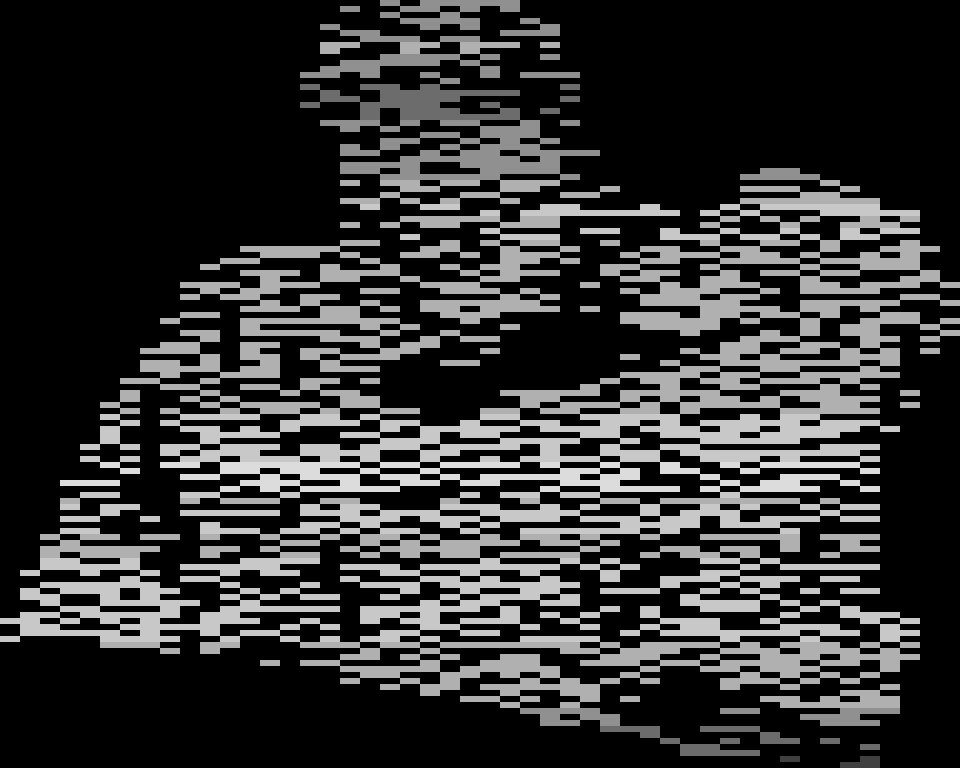
#> input picture tools/buzz_frame0_raw.png, 960 x 768 px
$ python fscc.py buzz_frame0_raw.png
#> lines starting #> are read from the running program, lines starting #| are printed output that depends on the picture
#!/usr/bin/env python3
"""
atari_chronocolour.py -- convert an image into a 40x66 "optimal chronocolour"
trixel grid for the Atari 2600.

BACKGROUND / MODEL
------------------
Display is 40 pixels wide, 198 scanlines deep. Every group of 3 consecutive
scanlines is a "trixel line" (66 of them). Each of the 3 physical scanlines
in a trixel line is drawn in a single solid Atari colour for that line, and
each of its 40 pixels can be on (shows that scanline's colour) or off (shows
black). Across 3 successive video frames the display code "rolls" which of
the 3 chosen colours (A, B, C) is shown on which physical scanline:

    frame 0: row0=A  row1=B  row2=C
    frame 1: row0=B  row1=C  row2=A
    frame 2: row0=C  row1=A  row2=B

i.e. colour shown on physical row r, frame f  =  colour[(r + f) mod 3]

A viewer's eye/persistence blends both the 3 adjacent scanlines (spatially)
and the 3 rolled frames (temporally). Averaging all 9 (row, frame) samples
shows that the perceived colour of a trixel column depends only on how many
of its 3 pixels are switched on (k = 0..3), not on *which* ones:

    perceived = (k / 3) * mean(A, B, C)

So each trixel line behaves like a single hue/colour "mean(A,B,C)" that can
be shown at 4 brightness levels (0, 1/3, 2/3, 1) per column. This script:

  1. Downsamples the source image to 40x66 target colours (one per trixel).
  2. For each of the 66 trixel lines, finds the best A,B,C triple (each an
     independent colour taken from the real 128-colour Atari NTSC palette)
     so that mean(A,B,C) is as good a "reference colour" as possible for
     that line -- this is a rank-1 (single-direction) fit across the 40
     columns, found via SVD, then snapped to real palette colours.
  3. For each column, picks the brightness level k in {0,1,2,3} that best
     reproduces its target colour as (k/3)*mean(A,B,C), and turns on the
     corresponding pixels in each of the 3 physical scanline bitmaps.
  4. Emits a C header + source with the palette triples and scanline
     bitmaps for all 66 trixel lines.
  5. Renders two PNG previews:
       - <prefix>_reconstructed_singleframe.png : exactly what the screen
         looks like on ONE frame with no rolling applied yet (frame 0,
         one flat colour per scanline) -- the "non-rolling" reconstruction.
       - <prefix>_reconstructed_blended.png     : the intended, fully
         blended/averaged appearance once rolling + persistence kick in.

Atari NTSC palette
------------------
The Atari 2600 TIA colour byte is HHHHLLL0 in bits: bits 7-4 select one of
16 hues (hue 0 = greyscale), bits 3-1 select one of 8 luminances, bit 0 is
unused -- giving 128 usable byte values (0, 2, 4 ... 254).
RGB approximations below are the commonly published NTSC TIA chart values
(as tabulated by Glenn Saunders / randomterrain.com and mirrored on lospec,
sourced from the Wikimedia "Atari2600_NTSC_palette.png" reference chart),
listed luma-major (8 rows) / hue-minor (16 columns per row) as on that
chart. Exact analog decode varies slightly by TV/emulator; substitute your
own dev-kit's palette constants if you need pixel-exact fidelity.

USAGE
-----
    python3 atari_chronocolour.py input.png [-o OUTPUT_PREFIX]

Produces:
    <prefix>.h
    <prefix>.c
    <prefix>_reconstructed_singleframe.png
    <prefix>_reconstructed_blended.png
"""
import sys
import argparse
import numpy as np
from PIL import Image

WIDTH = 40
TRIXEL_ROWS = 66
SCANLINES = TRIXEL_ROWS * 3          # 198
BYTES_PER_ROW = WIDTH // 8           # 5 (40 is exactly divisible by 8)
UPSCALE = 8                          # preview PNG pixel scale factor

# --------------------------------------------------------------------------
# Atari 2600 NTSC palette: 8 luma rows x 16 hue columns (see docstring).
# --------------------------------------------------------------------------
_NTSC_HEX = [
    "000000", "444400", "702800", "841800", "880000", "78005c", "480078", "140084",
    "000088", "00187c", "002c5c", "00402c", "003c00", "143800", "2c3000", "442800",
    "404040", "646410", "844414", "983418", "9c2020", "8c2074", "602090", "302098",
    "1c209c", "1c3890", "1c4c78", "1c5c48", "205c20", "345c1c", "4c501c", "644818",
    "6c6c6c", "848424", "985c28", "ac5030", "b03c3c", "a03c88", "783ca4", "4c3cac",
    "3840b0", "3854a8", "386890", "387c64", "407c40", "507c38", "687034", "846830",
    "909090", "a0a034", "ac783c", "c06848", "c05858", "b0589c", "8c58b8", "6858c0",
    "505cc0", "5070bc", "5084ac", "509c80", "5c9c5c", "6c9850", "848c4c", "a08444",
    "b0b0b0", "b8b840", "bc8c4c", "d0805c", "d07070", "c070b0", "a070cc", "7c70d0",
    "6874d0", "6888cc", "689cc0", "68b494", "74b474", "84b468", "9ca864", "b89c58",
    "c8c8c8", "d0d050", "cca05c", "e09470", "e08888", "d084c0", "b484dc", "9488e0",
    "7c8ce0", "7c9cdc", "7cb4d4", "7cd0ac", "8cd08c", "9ccc7c", "b4c078", "d0b46c",
    "dcdcdc", "e8e85c", "dcb468", "eca880", "eca0a0", "dc9cd0", "c49cec", "a8a0ec",
    "90a4ec", "90b4ec", "90cce8", "90e4c0", "a4e4a4", "b4e490", "ccd488", "e8cc7c",
    "ececec", "fcfc68", "fcbc94", "fcb4b4", "ecb0e0", "d4b0fc", "bcb4fc", "a4b8fc",
    "a4c8fc", "a4e0fc", "a4fcd4", "b8fcb8", "c8fca4", "e0ec9c", "fce08c", "ffffff",
]


def _hex_to_rgb(h):
    return tuple(int(h[i:i + 2], 16) for i in (0, 2, 4))


def _build_palette():
    byte_to_rgb = {}
    for luma in range(8):
        for hue in range(16):
            byte = (hue << 4) | (luma << 1)
            byte_to_rgb[byte] = _hex_to_rgb(_NTSC_HEX[luma * 16 + hue])
    bytes_sorted = sorted(byte_to_rgb)
    rgb_arr = np.array([byte_to_rgb[b] for b in bytes_sorted], dtype=np.float64)
    return bytes_sorted, rgb_arr


PALETTE_BYTES, PALETTE_RGB = _build_palette()   # 128 entries each

# Which of the 3 physical rows (top, mid, bottom) are lit for a given
# brightness level k (0..3). Order within a level doesn't change the
# perceived (rolled+blended) colour -- see docstring -- so these are chosen
# just to spread "on" pixels evenly and avoid always favouring one row.
K_TO_PATTERN = {
    0: (0, 0, 0),
    1: (0, 1, 0),
    2: (1, 0, 1),
    3: (1, 1, 1),
}


def load_target_colours(path):
    """Load an image and resample it to 40x66 target RGB colours."""
#> called with path = 'buzz_frame0_raw.png'
    img = Image.open(path).convert("RGB")
#> img is the input picture: PIL image 960x768 RGB; min 0, max 220, mean 50.4
    img = img.resize((WIDTH, TRIXEL_ROWS), Image.LANCZOS)
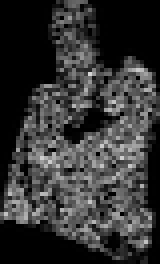
#> img: PIL image 40x66 RGB (shown 4 times larger); min 0, max 215, mean 52
    return np.asarray(img, dtype=np.float64)  # shape (66, 40, 3)


def best_reference_colour(row_targets):
    """
    row_targets: (40, 3) array of target colours for one trixel line.
    Returns a continuous RGB "reference" colour R such that (k/3)*R for
    k in 0..3 best explains the 40 columns (best rank-1 fit through the
    origin, found via SVD).
    """
    # Rank-1 approx of row_targets ~= outer(k_i, R_dir)
    _, _, vt = np.linalg.svd(row_targets, full_matrices=False)
    r_dir = vt[0]
    proj = row_targets @ r_dir
    if proj.mean() < 0:
        r_dir = -r_dir
        proj = -proj
    proj = np.clip(proj, 0, None)
    if proj.max() <= 1e-6:
        return np.zeros(3)
    scale = np.percentile(proj, 95)
    if scale <= 1e-6:
        scale = proj.max()
    r_continuous = r_dir * scale
    return np.clip(r_continuous, 0, 255)


def nearest_palette_candidates(colour, k=10):
    d = np.sum((PALETTE_RGB - colour) ** 2, axis=1)
    idx = np.argsort(d)[:k]
    return idx  # indices into PALETTE_BYTES / PALETTE_RGB


def choose_abc(r_continuous, k_candidates=10):
    """Search combinations of 3 palette colours (with repeats) whose mean
    is closest to r_continuous; restricted to the nearest-k candidates for
    tractability."""
    cand_idx = nearest_palette_candidates(r_continuous, k_candidates)
    cand_rgb = PALETTE_RGB[cand_idx]
    target3 = r_continuous * 3.0
    best = None
    best_err = None
    n = len(cand_idx)
    for i in range(n):
        for j in range(i, n):
            partial2 = cand_rgb[i] + cand_rgb[j]
            remaining = target3 - partial2
            # best third colour for this pair, searched across full palette
            d3 = np.sum((PALETTE_RGB - remaining) ** 2, axis=1)
            k_best = np.argmin(d3)
            total = cand_rgb[i] + cand_rgb[j] + PALETTE_RGB[k_best]
            err = np.sum((total - target3) ** 2)
            if best_err is None or err < best_err:
                best_err = err
                best = (cand_idx[i], cand_idx[j], k_best)
    ai, bi, ci = best
    return (PALETTE_BYTES[ai], PALETTE_BYTES[bi], PALETTE_BYTES[ci])


def choose_k_per_column(row_targets, r_final):
    """row_targets: (40,3); r_final: (3,) actual mean(A,B,C).
    Returns int array (40,) with values in {0,1,2,3}."""
    levels = np.array([0, 1 / 3, 2 / 3, 1.0])
    # (40,4,3) = levels[k] * r_final, compare against target
    candidates = levels[None, :, None] * r_final[None, None, :]
    diffs = row_targets[:, None, :] - candidates
    errs = np.sum(diffs ** 2, axis=2)  # (40,4)
    return np.argmin(errs, axis=1)


def pack_bits(bit_list):
    """bit_list: list/array of 0/1, length 40 (MSB-first within each byte,
    column 0 = bit7 of byte 0)."""
    out = bytearray(BYTES_PER_ROW)
    for col, bit in enumerate(bit_list):
        if bit:
            byte_i = col // 8
            bit_i = 7 - (col % 8)
            out[byte_i] |= (1 << bit_i)
    return bytes(out)


def process_image(path):
    targets = load_target_colours(path)  # (66,40,3)

    palettes = []      # list of (A,B,C) bytes, len 66
    row_bits = []       # list of (top_bits[40], mid_bits[40], bot_bits[40])
    blended_preview = np.zeros((TRIXEL_ROWS, WIDTH, 3), dtype=np.uint8)
    singleframe_preview = np.zeros((SCANLINES, WIDTH, 3), dtype=np.uint8)

    total_sq_err = 0.0

    for line in range(TRIXEL_ROWS):
        row_targets = targets[line]  # (40,3)
        r_cont = best_reference_colour(row_targets)
        a, b, c = choose_abc(r_cont)
        r_final = (PALETTE_RGB[PALETTE_BYTES.index(a)]
                   + PALETTE_RGB[PALETTE_BYTES.index(b)]
                   + PALETTE_RGB[PALETTE_BYTES.index(c)]) / 3.0
        k_col = choose_k_per_column(row_targets, r_final)

        top_bits = [0] * WIDTH
        mid_bits = [0] * WIDTH
        bot_bits = [0] * WIDTH
        for col in range(WIDTH):
            t, m, bo = K_TO_PATTERN[int(k_col[col])]
            top_bits[col], mid_bits[col], bot_bits[col] = t, m, bo

        palettes.append((a, b, c))
        row_bits.append((top_bits, mid_bits, bot_bits))

        # previews
        for col in range(WIDTH):
            level = k_col[col] / 3.0
            blended_preview[line, col] = np.clip(level * r_final, 0, 255).astype(np.uint8)

        colour_rgb = {0: PALETTE_RGB[PALETTE_BYTES.index(a)],
                      1: PALETTE_RGB[PALETTE_BYTES.index(b)],
                      2: PALETTE_RGB[PALETTE_BYTES.index(c)]}
        for sub_row, bits in enumerate((top_bits, mid_bits, bot_bits)):
            scan_y = line * 3 + sub_row
            for col in range(WIDTH):
                if bits[col]:
                    singleframe_preview[scan_y, col] = colour_rgb[sub_row].astype(np.uint8)
                # else stays black (0,0,0)

        total_sq_err += np.sum((row_targets[np.arange(WIDTH)] -
                                 (k_col[:, None] / 3.0) * r_final[None, :]) ** 2)
#> this loop made 66 passes
#> (r_cont, cand_idx in choose_abc, target3 in choose_abc, a, b, c, r_final) on passes 1 to 5: ([99, 99, 99], [2, 114, 90, 106, 98, 107, 115, 99, 1, 122], [297, 297, 297], 230, 198, 96, [98.67, 98.67, 96]), ([88.35, 88.35, 88.35], [2, 1, 114, 106, 90, 98, 122, 113, 89, 82], [265, 265, 265], 228, 196, 98, [88, 89.33, 86.67]), ([60.45, 60.45, 60.45], [1, 113, 105, 89, 97, 121, 8, 88, 98, 112], [181.3, 181.3, 181.3], 210, 210, 96, [58.67, 61.33, 58.67]), ([93.4, 93.4, 93.4], [2, 114, 90, 106, 1, 98, 122, 107, 99, 115], [280.2, 280.2, 280.2], 4, 4, 2, [93.33, 93.33, 93.33]), ([104.3, 104.3, 104.3], [2, 90, 114, 115, 107, 99, 106, 98, 91, 82], [312.9, 312.9, 312.9], 230, 230, 114, [104, 104, 101.3])
#> (r_cont, cand_idx in choose_abc, target3 in choose_abc, a, b, c, candidates in choose_k_per_column) on passes 14, 24, 34: ([120.4, 120.3, 120.4], [2, 3, 115, 107, 99, 91, 100, 116, 108, 83], [361.1, 361, 361.1], 4, 4, 6, [[0, 0, 0], [40, 40, 40], [80, 80, 80], [120, 120, 120]]), ([133.6, 133.5, 133.5], [3, 2, 100, 116, 108, 92, 115, 91, 107, 99], [400.7, 400.6, 400.6], 6, 6, 4, [[0, 0, 0], [44, 44, 44], [88, 88, 88], [132, 132, 132]]), ([119.7, 119.7, 119.7], [2, 3, 115, 107, 99, 91, 100, 108, 116, 123], [359.1, 359.1, 359.1], 4, 4, 6, [[0, 0, 0], [40, 40, 40], [80, 80, 80], [120, 120, 120]])
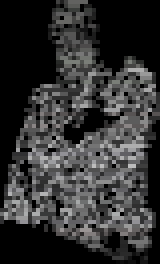
#> blended_preview: shape (66, 40, 3) (shown 4 times larger); mean of channels 0, 1, 2 50.7, 50.6, 50.8; drawn as R, G, B
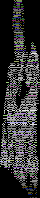
#> singleframe_preview: shape (198, 40, 3); mean of channels 0, 1, 2 51.1, 50.8, 51.4; drawn as R, G, B

    rmse = (total_sq_err / (TRIXEL_ROWS * WIDTH * 3)) ** 0.5
    return palettes, row_bits, blended_preview, singleframe_preview, rmse


def write_c_files(prefix, palettes, row_bits):
#> called with prefix = 'buzz_frame0_raw_trixel'
    header_path = f"{prefix}.h"
    source_path = f"{prefix}.c"
    guard = prefix.upper().replace("-", "_").replace(" ", "_").split("/")[-1] + "_H"

    with open(header_path, "w") as f:
        f.write(f"""#ifndef {guard}
#define {guard}

#include <stdint.h>

/* Optimal-colour "phased chronocolour" trixel data.
 * Generated by atari_chronocolour.py -- do not hand-edit.
 *
 * Screen is TRIXEL_WIDTH pixels wide, TRIXEL_ROWS trixel-lines deep
 * (TRIXEL_ROWS * 3 == {SCANLINES} physical scanlines).
 *
 * Each TrixelLine holds:
 *   colour[3]   - the A, B, C Atari colour byte values for this line
 *                 (already in COLUP0/COLUP1/COLUBK register format,
 *                 i.e. bits 7-4 = hue, bits 3-1 = luminance, bit0 = 0)
 *   bits[3][{BYTES_PER_ROW}] - one 40-bit (packed MSB-first) on/off bitmap per
 *                 physical scanline of the trixel: bits[0]=top row,
 *                 bits[1]=middle row, bits[2]=bottom row. Column 0 is
 *                 bit 7 of bits[row][0].
 *
 * The colour actually shown on physical row r during video frame f is
 * colour[(r + f) % 3] -- i.e. row0:A,B,C  row1:B,C,A  row2:C,A,B across
 * frames 0,1,2 and repeating. That rolling is performed by your display
 * code; this data only supplies the fixed per-row bitmaps and the 3
 * colours to roll through.
 */

#define TRIXEL_WIDTH      {WIDTH}
#define TRIXEL_ROWS       {TRIXEL_ROWS}
#define TRIXEL_BYTES_PER_ROW {BYTES_PER_ROW}

typedef struct {{
    uint8_t colour[3];
    uint8_t bits[3][TRIXEL_BYTES_PER_ROW];
}} TrixelLine;

extern const TrixelLine trixel_screen[TRIXEL_ROWS];

#endif /* {guard} */
""")

    with open(source_path, "w") as f:
        base = prefix.split("/")[-1]
        f.write(f'#include "{base}.h"\n\n')
        f.write("const TrixelLine trixel_screen[TRIXEL_ROWS] = {\n")
        for line in range(TRIXEL_ROWS):
            a, b, c = palettes[line]
            top_bits, mid_bits, bot_bits = row_bits[line]
            top_b = pack_bits(top_bits)
            mid_b = pack_bits(mid_bits)
            bot_b = pack_bits(bot_bits)

            def fmt(bs):
                return ", ".join(f"0x{x:02X}" for x in bs)

            f.write(f"    {{ {{0x{a:02X}, 0x{b:02X}, 0x{c:02X}}}, "
                    f"{{ {{{fmt(top_b)}}}, {{{fmt(mid_b)}}}, {{{fmt(bot_b)}}} }} }},"
                    f" /* line {line} */\n")
        f.write("};\n")

    return header_path, source_path


def save_preview(arr, path, upscale=UPSCALE):
#> called with upscale = 8
    img = Image.fromarray(arr, mode="RGB")
    img = img.resize((arr.shape[1] * upscale, arr.shape[0] * upscale), Image.NEAREST)
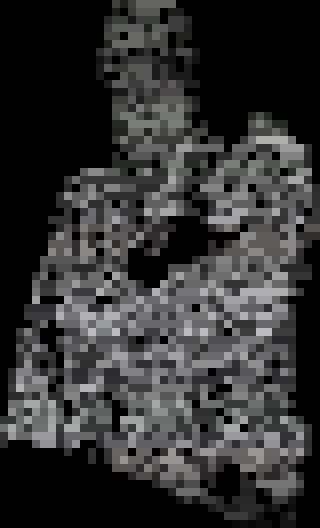
#> img: PIL image 320x528 RGB; mean R, G, B 50.7, 50.6, 50.8
    img.save(path)


def main():
    ap = argparse.ArgumentParser(description="Convert an image to Atari 2600 optimal-colour chronocolour trixel data.")
    ap.add_argument("image", help="source image filename")
    ap.add_argument("-o", "--output-prefix", default=None,
                    help="output filename prefix (default: derived from image name)")
    args = ap.parse_args()

    prefix = args.output_prefix
    if prefix is None:
        base = args.image.rsplit("/", 1)[-1]
        base = base.rsplit(".", 1)[0]
        prefix = base + "_trixel"

    palettes, row_bits, blended, singleframe, rmse = process_image(args.image)

    header_path, source_path = write_c_files(prefix, palettes, row_bits)

    blended_path = f"{prefix}_reconstructed_blended.png"
    singleframe_path = f"{prefix}_reconstructed_singleframe.png"
    save_preview(blended, blended_path)
    save_preview(singleframe, singleframe_path)
#> call 2 of save_preview, with upscale = 8
#> in save_preview (call 2), `img = img.resize((arr.shape[1] * upscale, arr.shape[0] * upscale), Ima..`:
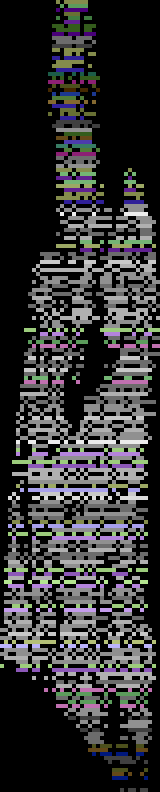
#> img: PIL image 320x1584 RGB (shown at 1/2 size); mean R, G, B 51.1, 50.8, 51.4

    print(f"Wrote {header_path}")
#| Wrote buzz_frame0_raw_trixel.h
    print(f"Wrote {source_path}")
#| Wrote buzz_frame0_raw_trixel.c
    print(f"Wrote {blended_path}  (intended fully-blended appearance)")
    print(f"Wrote {singleframe_path}  (single non-rolled frame, one colour per scanline)")
    print(f"RMS colour error (0-255 scale): {rmse:.2f}")
#| RMS colour error (0-255 scale): 11.60


if __name__ == "__main__":
    main()

$ run again, on tools/buzz_frame2_raw.png
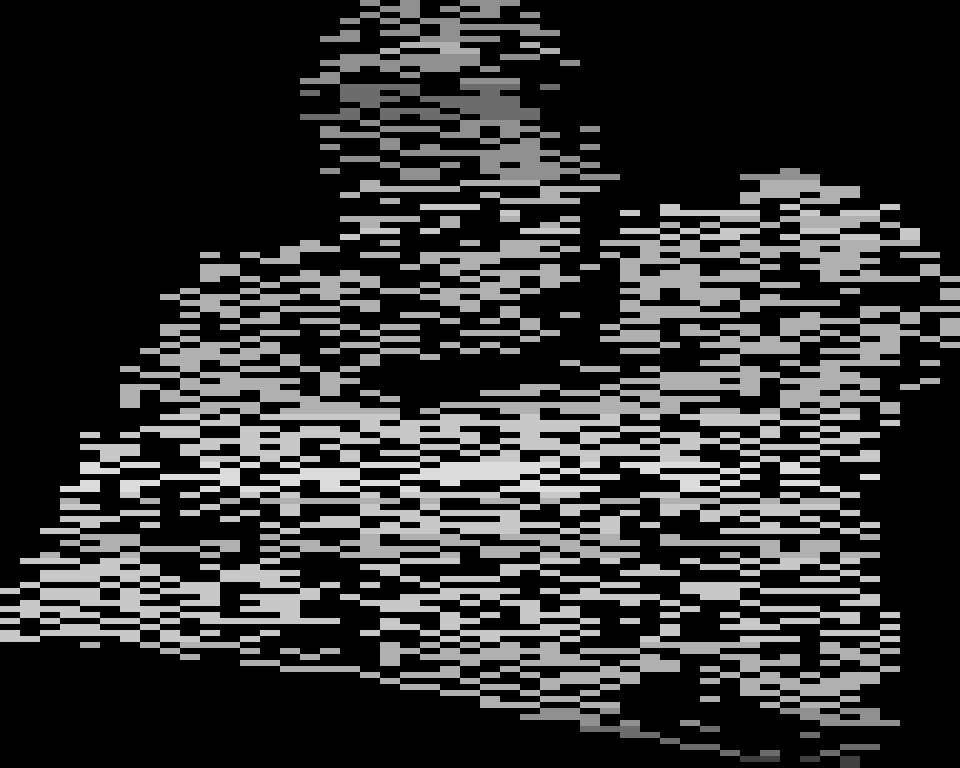
#> input picture tools/buzz_frame2_raw.png, 960 x 768 px
#> in load_target_colours, img is the input picture: PIL image 960x768 RGB; min 0, max 220, mean 49.2
#> the loop in process_image, `for line in range(TRIXEL_ROWS):` made 66 passes
#> (r_cont, cand_idx in choose_abc, target3 in choose_abc, a, b, c, r_final) on passes 1 to 3: ([93.6, 93.6, 93.6], [2, 114, 90, 106, 1, 98, 122, 107, 99, 115], [280.8, 280.8, 280.8], 4, 4, 2, [93.33, 93.33, 93.33]), ([80.05, 80.05, 80.05], [1, 2, 114, 98, 106, 113, 90, 89, 121, 105], [240.1, 240.1, 240.1], 178, 210, 84, [80, 81.33, 78.67]), ([93.2, 93.2, 93.2], [2, 114, 90, 106, 1, 98, 122, 107, 99, 115], [279.6, 279.6, 279.6], 4, 4, 2, [93.33, 93.33, 93.33])
#> after the loop in process_image, `for line in range(TRIXEL_ROWS):`:
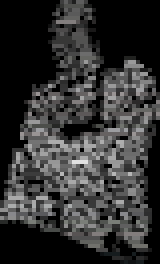
#> blended_preview: shape (66, 40, 3) (shown 4 times larger); mean of channels 0, 1, 2 49.8, 49.8, 49.6; drawn as R, G, B
#> in save_preview (call 2), `img = img.resize((arr.shape[1] * upscale, arr.shape[0] * upscale), Ima..`:
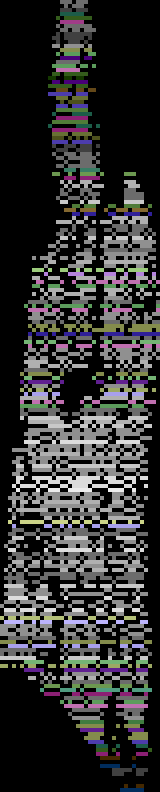
#> img: PIL image 320x1584 RGB (shown at 1/2 size); mean R, G, B 50.2, 50.1, 49.9
#| Wrote buzz_frame2_raw_trixel.h
#| Wrote buzz_frame2_raw_trixel.c
#| RMS colour error (0-255 scale): 11.41

$ run again, on tools/dh_frame0_raw.png
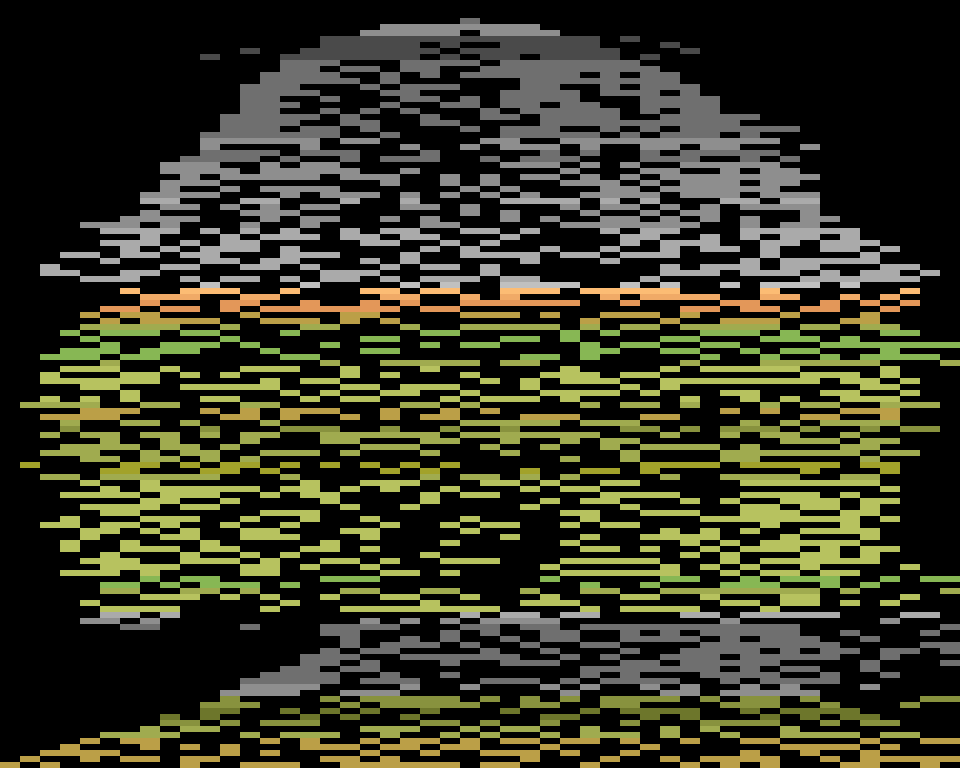
#> input picture tools/dh_frame0_raw.png, 960 x 768 px
#> in load_target_colours, img is the input picture: PIL image 960x768 RGB; mean R, G, B 53.1, 53.8, 36
#> the loop in process_image, `for line in range(TRIXEL_ROWS):` made 66 passes
#> (r_dir in best_reference_colour, r_cont, cand_idx in choose_abc, target3 in choose_abc, a, b, c) on passes 3 to 5: ([0.577, 0.577, 0.577], [128, 128, 128], [3, 2, 115, 100, 91, 116, 107, 108, 99, 92], [384, 384, 384], 4, 4, 8), ([0.577, 0.577, 0.577], [89.05, 89.05, 89.05], [2, 1, 114, 106, 90, 98, 122, 113, 89, 82], [267.1, 267.1, 267.2], 228, 196, 98), ([0.577, 0.577, 0.577], [75.15, 75.15, 75.15], [1, 113, 89, 98, 114, 106, 105, 2, 121, 90], [225.4, 225.5, 225.4], 210, 242, 116)
#> after the loop in process_image, `for line in range(TRIXEL_ROWS):`:
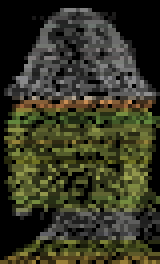
#> blended_preview: shape (66, 40, 3) (shown 4 times larger); mean of channels 0, 1, 2 54.2, 54.8, 36.3; drawn as R, G, B
#> in save_preview (call 2), `img = img.resize((arr.shape[1] * upscale, arr.shape[0] * upscale), Ima..`:
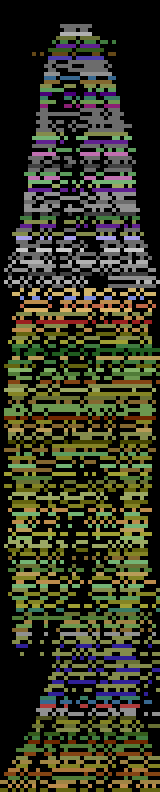
#> img: PIL image 320x1584 RGB (shown at 1/2 size); mean R, G, B 54.2, 55, 36.4
#| Wrote dh_frame0_raw_trixel.h
#| Wrote dh_frame0_raw_trixel.c
#| RMS colour error (0-255 scale): 9.99
